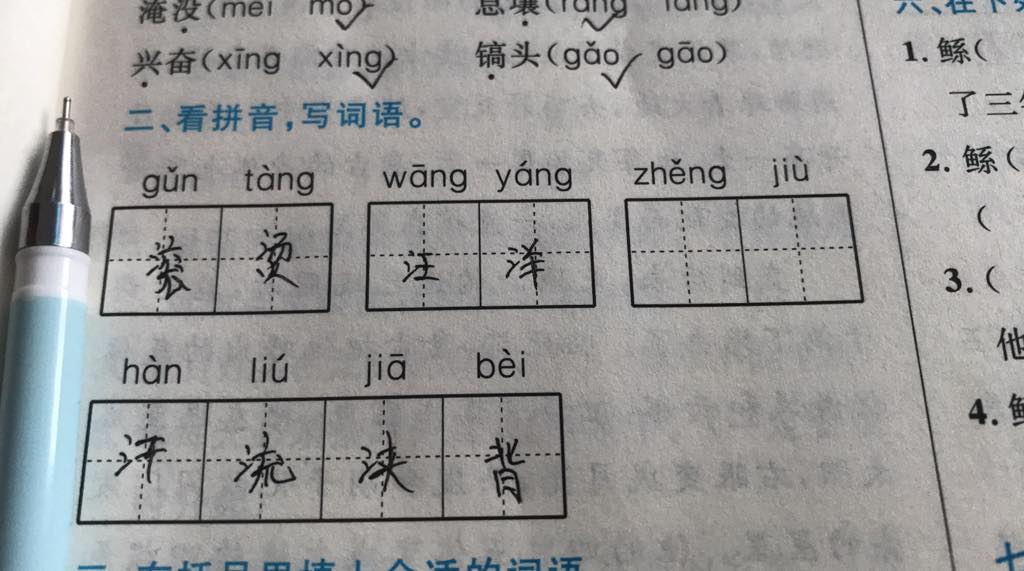
#> input picture preprocess ToolBox/batch_preprocess_img_tool/batch_deduplicate_tool/deduplicate_test_img/test1_1.jpg, 1024 x 571 px; its folder holds only this picture in this run
$ python -i batch_deduplicate_tool.py   (imports and definitions only)   (older library calls are emulated)
#> lines starting #> are read from the running program, lines starting #| are printed output that depends on the picture
#> further down, picture is the input picture: PIL image 1024x571 RGB; mean R, G, B 153.5, 153, 152.1
# -*- coding: utf-8 -*-
"""
Created on Mon Dec 24 20:57:56 2018

Images deduplication tool

This is a tool to remove duplicate images.

The program can handle large batches of data, and the deduplication is
based on the dHash algorithm. Just like hash, each image will generate a
digital fingerprint, and the fingerprints of similar images are similar
(small or even zeros for Hamming distance).

Here is a demo for evaluating image similarity: evaluate_similarity_demo.py

@author: zyb_as
"""

from PIL import Image
import os
import shutil
import warnings


def dhash(image, hash_size = 12):
    # Grayscale and shrink the image in one step.
#> called with hash_size = 12
    image = image.convert('L')
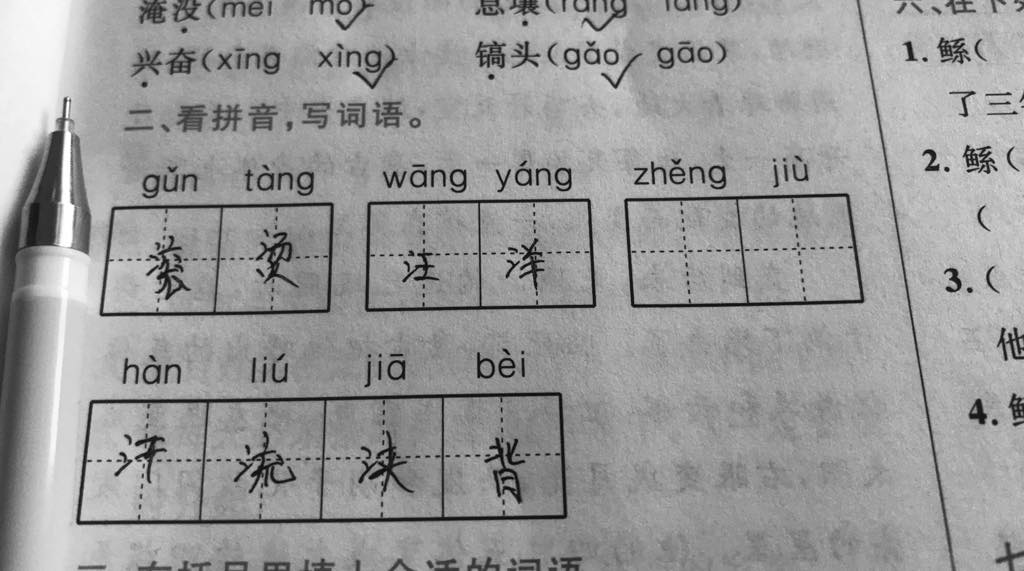
#> image: PIL image 1024x571 L; min 0, max 255, mean 153.1
    image = image.resize((hash_size + 1, hash_size), Image.ANTIALIAS)

    # Compare adjacent pixels.
    difference = []
    for row in range(hash_size):
        for col in range(hash_size):
            pixel_left = image.getpixel((col, row))
            pixel_right = image.getpixel((col + 1, row))
            difference.append(pixel_left > pixel_right)
#> after the loop, difference = 144 items, first 6: True, True, False, True, False, True

    # Convert the binary array to a hexadecimal string.
    decimal_value = 0
    hex_string = []
    for index, value in enumerate(difference):
        if value:
            decimal_value += 2**(index % 8)
        if (index % 8) == 7:
            hex_string.append(hex(decimal_value)[2:].rjust(2, '0'))
            decimal_value = 0
#> this loop made 144 passes
#> value on passes 1, 2, 4, 6, 8, 11, 12, 13, 14, 16, 20, 23: True, True, True, True, True, True, True, True, True, True, True, True
#> after the loop, hex_string = ['ab', 'bc', 'c8', '8b', '79', '99', '86', '61', '12', '0e', 'e1', '92', '2e', 'e9', '12', '36', '71', '17']

    return ''.join(hex_string)


def hamming_distance(str1, str2):
    if len(str1) != len(str2):
        warnings.warn('string length don\'t match when calculate hamming distance')

    hamming_distance = 0
    for idx in range(len(str1)):
        s1 = int(str1[idx], 16) # change hex char to int
        s2 = int(str2[idx], 16)
        xor = bin(s1^s2)        # do xor operation
        if xor == '0b0':
            continue
        for i in range(2, len(xor)):
            if int(xor[i]) is 1:
                hamming_distance += 1
    return hamming_distance


# TODO: set parameters
check_dir = 'the directory to deduplicate'
duplicate_dir = './duplicate_dir' # specify the directory to save the duplicate images
mode = 'equal'          # 'equal' or 'similar'
threshold = 3           # this parameter takes effect only when mode is 'similar'

# [48 lines not run here, left out]

>>> from PIL import Image
>>> picture = Image.open('deduplicate_test_img/test1_1.jpg')
>>> result = dhash(picture)
#> result = 'abbcc88b79998661120ee1922ee912367117'
